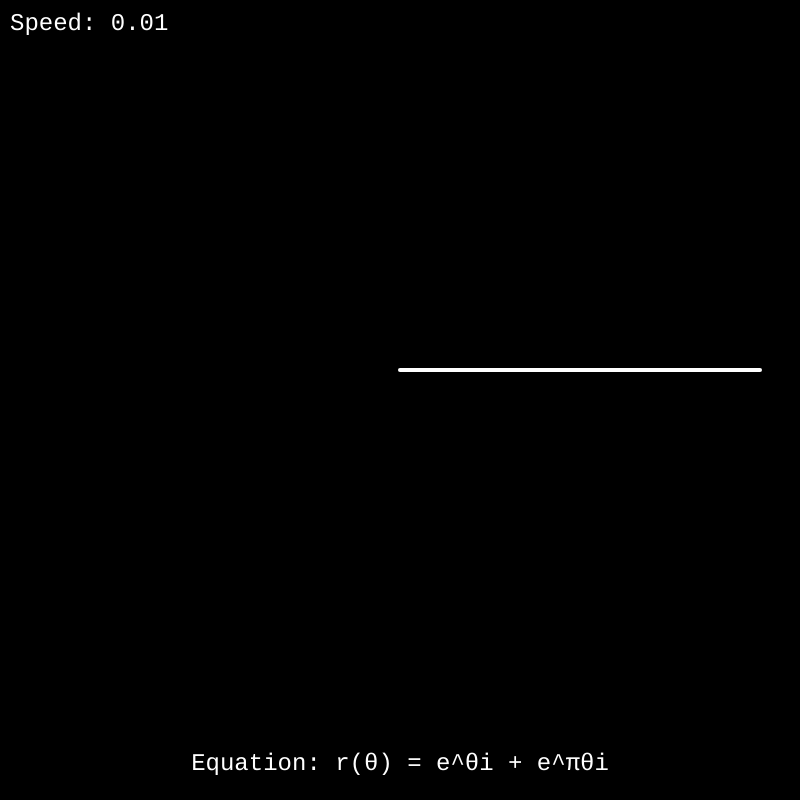
Frame 1 (no input)
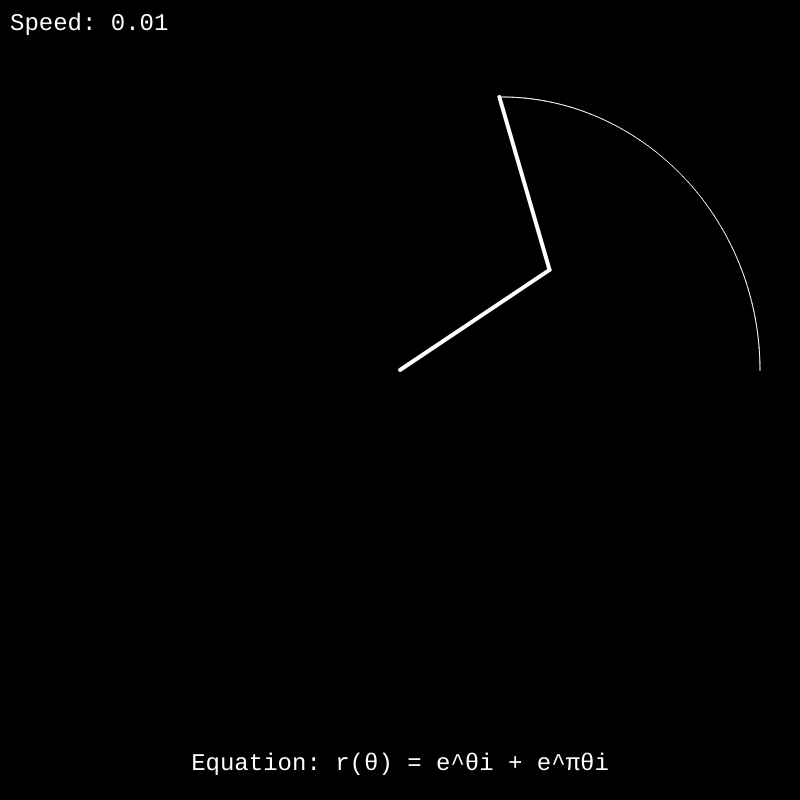
Frame 60 (no input)
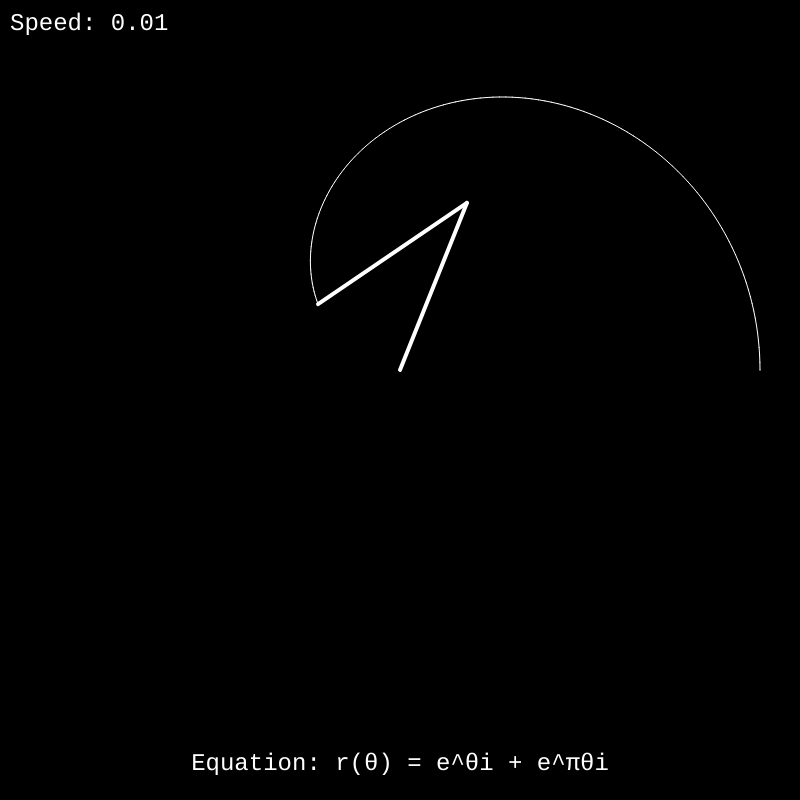
Frame 120 (the mouse pressed at the canvas centre since frame 60)

The p5.js sketch that drew these frames (run headless with seeded random() and noise() and a simulated clock; from frame 60 on, the mouse is pressed at the canvas centre):

// p5.js sketch
// ── sketch.js
const trunc = (n, p) => Math.trunc(n * 10 ** p) / 10 ** p;

const screen_size = 800;
const pendulum_length = 180;
const rate1 = 1;
const rate2 = Math.PI;
const max_calc_change = 0.01;

let speed = 0.01;
let rot = 0;
let last_end2_x = 2 * pendulum_length;
let last_end2_y = 0;

let line_canvas;
function setup() {
  createCanvas(screen_size, screen_size);
  line_canvas = createGraphics(screen_size, screen_size);
}

function calc_render(change, render_pendulum) {
  if (render_pendulum)
    push();
  {
    // Set pendulum rendering attributes including rendering from the center of the canvas
    if (render_pendulum) {
      translate(screen_size / 2, screen_size / 2);
      stroke(255);
      strokeWeight(4);
    }
    
    // Base Pendulum (relative rotation speed of 1 since it's the base pendulum)
    const end1_x = cos(rot) * pendulum_length;
    const end1_y = sin(rot) * pendulum_length;
    if (render_pendulum)
      line(0, 0, end1_x, end1_y);
    
    // End Pendulum (relative rotation speed of pi)
    const end2_x = end1_x + cos(rot * PI) * pendulum_length;
    const end2_y = end1_y + sin(rot * PI) * pendulum_length;
    if (render_pendulum)
      line(end1_x, end1_y, end2_x, end2_y);
    
    // Draw the line generated by the movement
    line_canvas.push();
    {
      line_canvas.translate(screen_size / 2, screen_size / 2);
      line_canvas.stroke(255);
      line_canvas.strokeWeight(1);
      line_canvas.line(last_end2_x, last_end2_y, end2_x, end2_y);
    }
    line_canvas.pop();
    
    // Update the last coordinate of the end of the pendulum
    last_end2_x = end2_x;
    last_end2_y = end2_y;
  }
  if (render_pendulum)
    pop();
  
  rot -= change;
}

function render() {
  const direction = Math.sign(speed);
  let i;
  for (i = Math.abs(speed); i > max_calc_change; i -= max_calc_change)
    calc_render(direction * max_calc_change, false);
  calc_render(direction * i, true);
}

function draw() {
  background(0);

  // Calculate the rotation for each max_calc_change to keep the lines looking round
  const graph_offset_x = 0
  const graph_offset_y = -30;
  push();
  line_canvas.push();
  {
    translate(graph_offset_x, graph_offset_y);
    line_canvas.translate(graph_offset_x, graph_offset_y);
    
    render();
  }
  pop();
  line_canvas.pop();
  
  // Render the canvas containing the lines
  image(line_canvas, 0, 0);
  
  //String(speed)
  push();
  {
    fill(255);
    textFont('Courier New');
    textSize(24);
    text(`Speed: ${ trunc(speed, 3) }`, 10, 30);
    
    textAlign(CENTER);
    text(`Equation: r(θ) = e^θi + e^πθi`, screen_size / 2, screen_size - 30);
  }
  pop();
  
  describe("A visualization of the equation r(θ) = e^θi + e^πθi rendered using pendulums, which due to pi's irrational nature will never repeat the same path.");
}

function mouseWheel(event) {
  speed -= event.delta * 0.0001;
}
